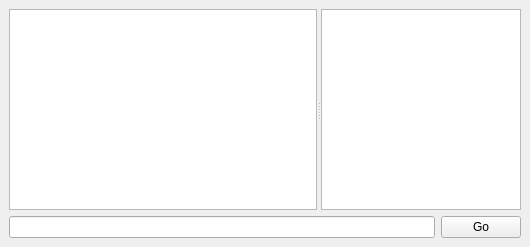
<?xml version="1.0" encoding="UTF-8"?>
<ui version="4.0">
 <class>MainWindow</class>
 <widget class="QMainWindow" name="MainWindow">
  <property name="geometry">
   <rect>
    <x>0</x>
    <y>0</y>
    <width>530</width>
    <height>247</height>
   </rect>
  </property>
  <property name="windowTitle">
   <string>My OP</string>
  </property>
  <widget class="QWidget" name="centralwidget">
   <layout class="QVBoxLayout" name="verticalLayout" stretch="1,0">
    <item>
     <widget class="QSplitter" name="splitter">
      <property name="frameShape">
       <enum>QFrame::NoFrame</enum>
      </property>
      <property name="frameShadow">
       <enum>QFrame::Plain</enum>
      </property>
      <property name="orientation">
       <enum>Qt::Horizontal</enum>
      </property>
      <property name="handleWidth">
       <number>4</number>
      </property>
      <widget class="QTextBrowser" name="textBrowser"/>
      <widget class="QListWidget" name="listWidget">
       <property name="maximumSize">
        <size>
         <width>200</width>
         <height>16777215</height>
        </size>
       </property>
      </widget>
     </widget>
    </item>
    <item>
     <layout class="QHBoxLayout" name="horizontalLayout">
      <item>
       <widget class="QLineEdit" name="lineEdit"/>
      </item>
      <item>
       <widget class="QPushButton" name="pushButton">
        <property name="text">
         <string>Go</string>
        </property>
       </widget>
      </item>
     </layout>
    </item>
   </layout>
  </widget>
 </widget>
 <resources/>
 <connections/>
 <designerdata>
  <property name="gridDeltaX">
   <number>10</number>
  </property>
  <property name="gridDeltaY">
   <number>10</number>
  </property>
  <property name="gridSnapX">
   <bool>true</bool>
  </property>
  <property name="gridSnapY">
   <bool>true</bool>
  </property>
  <property name="gridVisible">
   <bool>true</bool>
  </property>
 </designerdata>
</ui>
